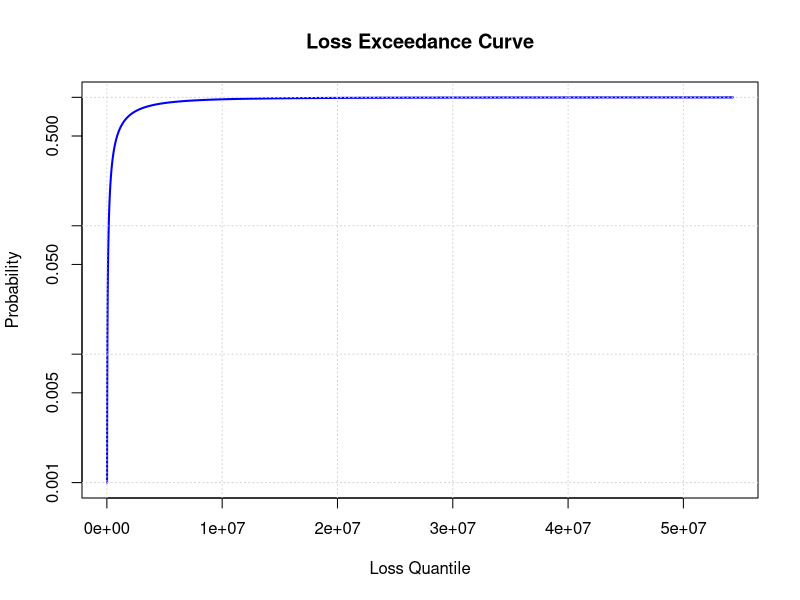

The R source for this figure:
# Set the parameters for the lognormal distribution
mean_ln <- 13.7
sd_ln <- 1.33

# Create a sequence of probabilities (0 to 1) for the quantiles
probabilities <- seq(0.001, 0.999, by = 0.001)

# Calculate the quantiles using the lognormal distribution parameters
quantiles <- qlnorm(probabilities, meanlog = mean_ln, sdlog = sd_ln)

# Plot the loss exceedance curve with a logarithmic y-axis and grid
plot(quantiles, probabilities, type = "l", col = "blue",
     xlab = "Loss Quantile", ylab = "Probability",
     main = "Loss Exceedance Curve", lwd = 2, log = "y")

# Add a grid
grid()
